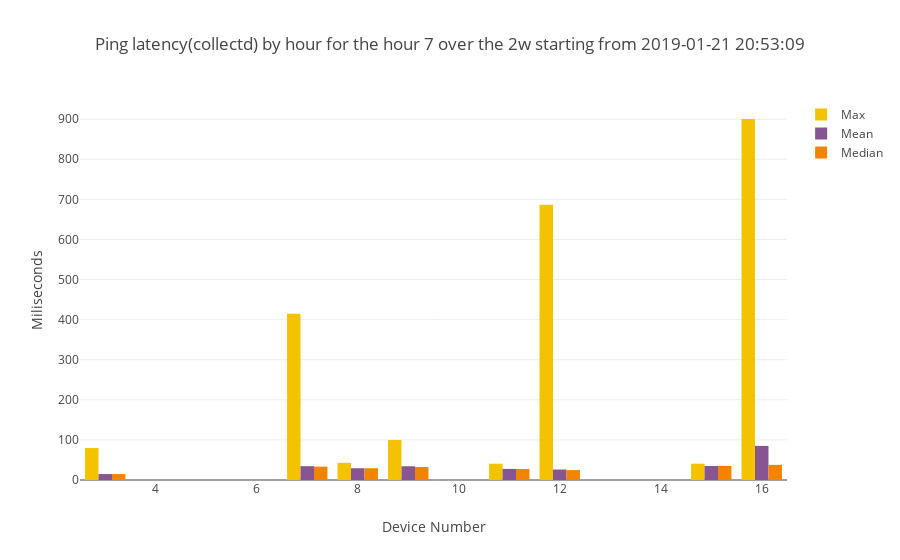

Notebook code cell kept with this figure:
### Code cell
hour=7
subset=by_hour_by_device_p1[by_hour_by_device_p1["hour"]==hour]
combined_bar_plot_3traces(xvalues=subset["SK_PI"],
                         yvalues1=subset["max"],
                         yvalues2=subset["mean"],
                         yvalues3=subset["median"],
                         name1="Max",
                         name2="Mean",
                         name3="Median",
                         title="Ping latency(collectd) by hour for the hour "+str(hour)+" over the "+time_interval+" starting from "+starting_point,
                         stack=False)

### Figure 1 — Plotly figure (JSON) as saved in the notebook; plotly's stock layout.template omitted (floating-point values rounded to 4 significant figures)
{"data": [{"marker": {"color": "F3C300"}, "name": "Max", "type": "bar", "x": [3, 7, 8, 9, 11, 12, 15, 16], "y": [79.72, 414.7, 42.86, 99.94, 40.57, 686.8, 40.7, 900.5]}, {"marker": {"color": "875692"}, "name": "Mean", "type": "bar", "x": [3, 7, 8, 9, 11, 12, 15, 16], "y": [14.8, 34.52, 29.36, 34.25, 27.68, 26.12, 34.96, 85.09]}, {"marker": {"color": "F38400"}, "name": "Median", "type": "bar", "x": [3, 7, 8, 9, 11, 12, 15, 16], "y": [14.72, 33.35, 29.34, 32.49, 27.56, 24.77, 34.98, 37.73]}], "layout": {"title": "Ping latency(collectd) by hour for the hour 7 over the 2w starting from 2019-01-21 20:53:09", "xaxis": {"title": "Device Number"}, "yaxis": {"title": "Miliseconds"}}}
